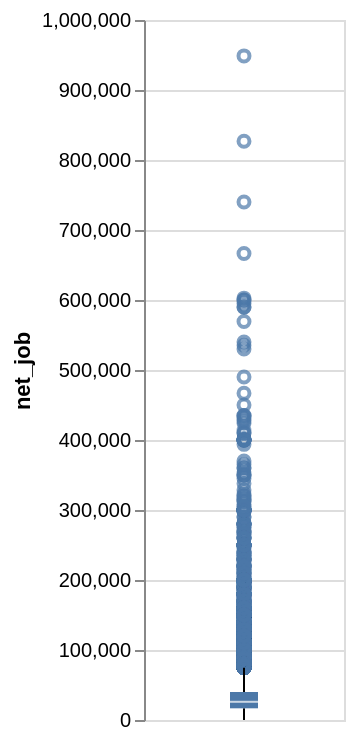

The notebook cell saved with this chart:
### Code cell
prepsm_data.filter(pl.col('is_employed_has_disablity') == 0).plot.boxplot(y='net_job').properties(width=100, height=350)

### Figure 1 — Vega specification as saved in the notebook (floating-point values rounded to 4 significant figures; data arrays with more than 128 entries replaced by an {"elided": "..."} marker saying what was removed)
{"$schema": "https://vega.github.io/schema/vega/v6.json", "data": [{"name": "source_0"}, {"name": "data_0"}, {"name": "data_1", "values": {"elided": "3203 records"}}, {"name": "data_2"}, {"name": "data_3", "values": [{"lower_box_net_job": 16700.0, "lower_whisker_net_job": 0.0, "upper_whisker_net_job": 74600.0}]}, {"name": "data_4", "values": [{"lower_whisker_net_job": 0.0, "upper_box_net_job": 40000.0, "upper_whisker_net_job": 74600.0}]}, {"name": "data_5"}, {"name": "data_6", "values": [{"lower_box_net_job": 16700.0, "max_net_job": 948700.0, "mid_box_net_job": 26000.0, "min_net_job": 0.0, "upper_box_net_job": 40000.0}]}, {"name": "data_7", "values": [{"lower_box_net_job": 16700.0, "max_net_job": 948700.0, "mid_box_net_job": 26000.0, "min_net_job": 0.0, "upper_box_net_job": 40000.0}]}], "marks": [{"type": "symbol", "name": "layer_0_layer_0_marks", "from": {"data": "data_1"}, "encode": {"update": {"x": {"signal": "width", "mult": 0.5}, "fill": {"value": "transparent"}, "y": {"field": "net_job", "scale": "y"}, "stroke": {"value": "#4c78a8"}, "opacity": {"value": 0.7}}}, "style": ["point", "boxplot-outliers"]}, {"type": "rule", "name": "layer_0_layer_1_layer_0_marks", "from": {"data": "data_3"}, "encode": {"update": {"x": {"signal": "width", "mult": 0.5}, "stroke": {"value": "black"}, "y2": {"field": "lower_box_net_job", "scale": "y"}, "y": {"field": "lower_whisker_net_job", "scale": "y"}, "tooltip": {"signal": "{\"Upper Whisker of net_job\": format(datum[\"upper_whisker_net_job\"], \"\"), \"Lower Whisker of net_job\": format(datum[\"lower_whisker_net_job\"], \"\")}"}}}, "style": ["rule", "boxplot-rule"], "aria": false}, {"type": "rule", "name": "layer_0_layer_1_layer_1_marks", "from": {"data": "data_4"}, "encode": {"update": {"y2": {"field": "upper_whisker_net_job", "scale": "y"}, "x": {"signal": "width", "mult": 0.5}, "stroke": {"value": "black"}, "tooltip": {"signal": "{\"Upper Whisker of net_job\": format(datum[\"upper_whisker_net_job\"], \"\"), \"Lower Whisker of net_job\": format(datum[\"lower_whisker_net_job\"], \"\")}"}, "y": {"field": "upper_box_net_job", "scale": "y"}}}, "aria": false, "style": ["rule", "boxplot-rule"]}, {"type": "rect", "name": "layer_1_layer_0_marks", "from": {"data": "data_6"}, "encode": {"update": {"xc": {"signal": "width", "mult": 0.5}, "y2": {"field": "upper_box_net_job", "scale": "y"}, "tooltip": {"signal": "{\"Max of net_job\": format(datum[\"max_net_job\"], \"\"), \"Q3 of net_job\": format(datum[\"upper_box_net_job\"], \"\"), \"Median of net_job\": format(datum[\"mid_box_net_job\"], \"\"), \"Q1 of net_job\": format(datum[\"lower_box_net_job\"], \"\"), \"Min of net_job\": format(datum[\"min_net_job\"], \"\")}"}, "width": {"value": 14}, "y": {"field": "lower_box_net_job", "scale": "y"}, "fill": {"value": "#4c78a8"}}}, "style": ["bar", "boxplot-box"]}, {"type": "rect", "name": "layer_1_layer_1_marks", "from": {"data": "data_7"}, "encode": {"update": {"yc": {"field": "mid_box_net_job", "scale": "y"}, "tooltip": {"signal": "{\"Max of net_job\": format(datum[\"max_net_job\"], \"\"), \"Q3 of net_job\": format(datum[\"upper_box_net_job\"], \"\"), \"Median of net_job\": format(datum[\"mid_box_net_job\"], \"\"), \"Q1 of net_job\": format(datum[\"lower_box_net_job\"], \"\"), \"Min of net_job\": format(datum[\"min_net_job\"], \"\")}"}, "xc": {"signal": "width", "mult": 0.5}, "height": {"value": 1}, "opacity": {"value": 0.7}, "fill": [{"value": "#4c78a8", "test": "datum['lower_box_net_job'] >= datum['upper_box_net_job']"}, {"value": "white"}], "width": {"value": 14}}}, "aria": false, "style": ["tick", "boxplot-median"]}], "scales": [{"name": "y", "type": "linear", "domain": {"fields": [{"data": "data_1", "field": "net_job"}, {"data": "data_3", "field": "lower_whisker_net_job"}, {"data": "data_3", "field": "lower_box_net_job"}, {"data": "data_4", "field": "upper_box_net_job"}, {"data": "data_4", "field": "upper_whisker_net_job"}, {"data": "data_6", "field": "lower_box_net_job"}, {"data": "data_6", "field": "upper_box_net_job"}, {"data": "data_7", "field": "mid_box_net_job"}]}, "range": [{"signal": "height"}, 0], "zero": true, "nice": true}], "axes": [{"scale": "y", "ticks": false, "aria": false, "domain": false, "tickCount": {"signal": "ceil(height/40)"}, "maxExtent": 0, "minExtent": 0, "grid": true, "zindex": 0, "labels": false, "orient": "left"}, {"scale": "y", "orient": "left", "grid": false, "labelOverlap": true, "zindex": 0, "title": "net_job", "tickCount": {"signal": "ceil(height/40)"}}], "width": 100, "background": "white", "height": 350, "style": "cell", "padding": 5}
